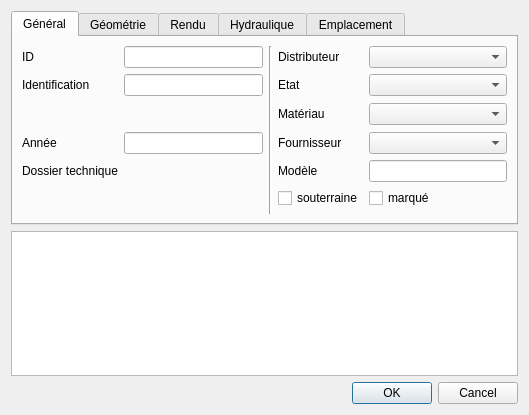
<?xml version="1.0" encoding="UTF-8"?>
<ui version="4.0">
 <class>Dialog</class>
 <widget class="QDialog" name="Dialog">
  <property name="geometry">
   <rect>
    <x>0</x>
    <y>0</y>
    <width>529</width>
    <height>415</height>
   </rect>
  </property>
  <property name="windowTitle">
   <string>Hydrantes</string>
  </property>
  <layout class="QGridLayout" name="gridLayout">
   <item row="11" column="0">
    <widget class="QDialogButtonBox" name="buttonBox">
     <property name="orientation">
      <enum>Qt::Horizontal</enum>
     </property>
     <property name="standardButtons">
      <set>QDialogButtonBox::Cancel|QDialogButtonBox::Ok</set>
     </property>
    </widget>
   </item>
   <item row="0" column="0">
    <widget class="QTabWidget" name="tabWidget">
     <property name="currentIndex">
      <number>0</number>
     </property>
     <widget class="QWidget" name="tab">
      <attribute name="title">
       <string>Général</string>
      </attribute>
      <layout class="QGridLayout" name="gridLayout_3">
       <item row="1" column="1">
        <widget class="QLineEdit" name="identification"/>
       </item>
       <item row="1" column="0">
        <widget class="QLabel" name="label_2">
         <property name="text">
          <string>Identification</string>
         </property>
        </widget>
       </item>
       <item row="0" column="2" rowspan="7">
        <widget class="Line" name="line_2">
         <property name="orientation">
          <enum>Qt::Vertical</enum>
         </property>
        </widget>
       </item>
       <item row="0" column="0">
        <widget class="QLabel" name="label">
         <property name="text">
          <string>ID</string>
         </property>
        </widget>
       </item>
       <item row="0" column="1">
        <widget class="QLineEdit" name="id">
         <property name="enabled">
          <bool>true</bool>
         </property>
         <property name="readOnly">
          <bool>true</bool>
         </property>
        </widget>
       </item>
       <item row="0" column="3">
        <widget class="QLabel" name="label_16">
         <property name="text">
          <string>Distributeur</string>
         </property>
        </widget>
       </item>
       <item row="0" column="4">
        <widget class="QComboBox" name="fk_distributor"/>
       </item>
       <item row="1" column="4">
        <widget class="QComboBox" name="fk_status"/>
       </item>
       <item row="1" column="3">
        <widget class="QLabel" name="label_8">
         <property name="text">
          <string>Etat</string>
         </property>
        </widget>
       </item>
       <item row="3" column="4">
        <widget class="QComboBox" name="fk_provider"/>
       </item>
       <item row="3" column="3">
        <widget class="QLabel" name="label_10">
         <property name="text">
          <string>Fournisseur</string>
         </property>
        </widget>
       </item>
       <item row="4" column="4">
        <widget class="QLineEdit" name="model"/>
       </item>
       <item row="4" column="3">
        <widget class="QLabel" name="label_20">
         <property name="text">
          <string>Modèle</string>
         </property>
        </widget>
       </item>
       <item row="5" column="3">
        <widget class="QCheckBox" name="underground">
         <property name="text">
          <string>souterraine</string>
         </property>
        </widget>
       </item>
       <item row="3" column="0">
        <widget class="QLabel" name="label_7">
         <property name="text">
          <string>Année</string>
         </property>
        </widget>
       </item>
       <item row="3" column="1">
        <widget class="QLineEdit" name="year"/>
       </item>
       <item row="2" column="1">
        <spacer name="verticalSpacer">
         <property name="orientation">
          <enum>Qt::Vertical</enum>
         </property>
         <property name="sizeHint" stdset="0">
          <size>
           <width>20</width>
           <height>40</height>
          </size>
         </property>
        </spacer>
       </item>
       <item row="2" column="4">
        <widget class="QComboBox" name="fk_material"/>
       </item>
       <item row="2" column="3">
        <widget class="QLabel" name="label_3">
         <property name="text">
          <string>Matériau</string>
         </property>
        </widget>
       </item>
       <item row="4" column="1" rowspan="2">
        <widget class="QgsRelationReferenceWidget" name="fk_folder"/>
       </item>
       <item row="4" column="0">
        <widget class="QLabel" name="label_4">
         <property name="text">
          <string>Dossier technique</string>
         </property>
        </widget>
       </item>
       <item row="5" column="4">
        <widget class="QCheckBox" name="marked">
         <property name="text">
          <string>marqué</string>
         </property>
        </widget>
       </item>
      </layout>
     </widget>
     <widget class="QWidget" name="tab_2">
      <attribute name="title">
       <string>Géométrie</string>
      </attribute>
      <layout class="QGridLayout" name="gridLayout_2">
       <item row="3" column="4">
        <widget class="QLineEdit" name="_districts">
         <property name="enabled">
          <bool>true</bool>
         </property>
         <property name="readOnly">
          <bool>true</bool>
         </property>
        </widget>
       </item>
       <item row="0" column="2" rowspan="5">
        <widget class="Line" name="line">
         <property name="orientation">
          <enum>Qt::Vertical</enum>
         </property>
        </widget>
       </item>
       <item row="5" column="1">
        <spacer name="verticalSpacer_3">
         <property name="orientation">
          <enum>Qt::Vertical</enum>
         </property>
         <property name="sizeHint" stdset="0">
          <size>
           <width>20</width>
           <height>40</height>
          </size>
         </property>
        </spacer>
       </item>
       <item row="4" column="1">
        <widget class="QComboBox" name="fk_precision">
         <property name="sizeAdjustPolicy">
          <enum>QComboBox::AdjustToContents</enum>
         </property>
        </widget>
       </item>
       <item row="4" column="0">
        <widget class="QLabel" name="label_19">
         <property name="text">
          <string>Précision</string>
         </property>
        </widget>
       </item>
       <item row="4" column="4">
        <widget class="QComboBox" name="fk_pressurezone">
         <property name="enabled">
          <bool>false</bool>
         </property>
        </widget>
       </item>
       <item row="4" column="3">
        <widget class="QLabel" name="label_14">
         <property name="text">
          <string>Zone de pression</string>
         </property>
        </widget>
       </item>
       <item row="2" column="4">
        <widget class="QLineEdit" name="_printmaps">
         <property name="enabled">
          <bool>true</bool>
         </property>
         <property name="readOnly">
          <bool>true</bool>
         </property>
        </widget>
       </item>
       <item row="3" column="3">
        <widget class="QLabel" name="label_12">
         <property name="text">
          <string>Communes</string>
         </property>
        </widget>
       </item>
       <item row="2" column="3">
        <widget class="QLabel" name="label_15">
         <property name="text">
          <string>Folios</string>
         </property>
        </widget>
       </item>
       <item row="1" column="0">
        <widget class="QLabel" name="label_5">
         <property name="text">
          <string>Altitude réelle</string>
         </property>
        </widget>
       </item>
       <item row="1" column="1">
        <widget class="QLineEdit" name="altitude"/>
       </item>
       <item row="1" column="3">
        <widget class="QLabel" name="label_11">
         <property name="text">
          <string>Noeud</string>
         </property>
        </widget>
       </item>
       <item row="1" column="4">
        <widget class="QLineEdit" name="fk_node">
         <property name="enabled">
          <bool>true</bool>
         </property>
         <property name="readOnly">
          <bool>true</bool>
         </property>
        </widget>
       </item>
       <item row="2" column="1">
        <widget class="QComboBox" name="fk_precisionalti"/>
       </item>
       <item row="2" column="0">
        <widget class="QLabel" name="label_6">
         <property name="text">
          <string>Précision alti.</string>
         </property>
        </widget>
       </item>
       <item row="3" column="1">
        <widget class="QComboBox" name="fk_object_reference"/>
       </item>
       <item row="3" column="0">
        <widget class="QLabel" name="label_9">
         <property name="text">
          <string>Pt. de réf.</string>
         </property>
        </widget>
       </item>
      </layout>
     </widget>
     <widget class="QWidget" name="tab_3">
      <attribute name="title">
       <string>Rendu</string>
      </attribute>
      <layout class="QGridLayout" name="gridLayout_4">
       <item row="0" column="0">
        <widget class="QGroupBox" name="groupBox">
         <property name="title">
          <string>Label</string>
         </property>
         <layout class="QGridLayout" name="gridLayout_5">
          <item row="4" column="0">
           <spacer name="verticalSpacer_2">
            <property name="orientation">
             <enum>Qt::Vertical</enum>
            </property>
            <property name="sizeHint" stdset="0">
             <size>
              <width>20</width>
              <height>10</height>
             </size>
            </property>
           </spacer>
          </item>
          <item row="0" column="0">
           <widget class="QLabel" name="label_13">
            <property name="text">
             <string>1/250</string>
            </property>
           </widget>
          </item>
          <item row="2" column="1">
           <widget class="QComboBox" name="label_2_visible">
            <property name="sizeAdjustPolicy">
             <enum>QComboBox::AdjustToContents</enum>
            </property>
           </widget>
          </item>
          <item row="0" column="1">
           <widget class="QComboBox" name="label_1_visible">
            <property name="sizeAdjustPolicy">
             <enum>QComboBox::AdjustToContents</enum>
            </property>
           </widget>
          </item>
          <item row="2" column="0">
           <widget class="QLabel" name="label_17">
            <property name="text">
             <string>1/5000</string>
            </property>
           </widget>
          </item>
          <item row="0" column="2">
           <widget class="QLineEdit" name="label_1_text"/>
          </item>
          <item row="2" column="2">
           <widget class="QLineEdit" name="label_2_text"/>
          </item>
         </layout>
        </widget>
       </item>
      </layout>
     </widget>
     <widget class="QWidget" name="tab_4">
      <attribute name="title">
       <string>Hydraulique</string>
      </attribute>
      <layout class="QGridLayout" name="gridLayout_7">
       <item row="1" column="2">
        <spacer name="horizontalSpacer">
         <property name="orientation">
          <enum>Qt::Horizontal</enum>
         </property>
         <property name="sizeHint" stdset="0">
          <size>
           <width>40</width>
           <height>20</height>
          </size>
         </property>
        </spacer>
       </item>
       <item row="1" column="0">
        <widget class="QLabel" name="label_22">
         <property name="text">
          <string>Pression dynamique</string>
         </property>
        </widget>
       </item>
       <item row="5" column="0">
        <spacer name="verticalSpacer_4">
         <property name="orientation">
          <enum>Qt::Vertical</enum>
         </property>
         <property name="sizeHint" stdset="0">
          <size>
           <width>20</width>
           <height>40</height>
          </size>
         </property>
        </spacer>
       </item>
       <item row="3" column="0">
        <widget class="QLabel" name="label_24">
         <property name="text">
          <string>Mesuré le</string>
         </property>
        </widget>
       </item>
       <item row="0" column="1">
        <widget class="QLineEdit" name="pressure_static"/>
       </item>
       <item row="2" column="1">
        <widget class="QLineEdit" name="flow"/>
       </item>
       <item row="1" column="1">
        <widget class="QLineEdit" name="pressure_dynamic"/>
       </item>
       <item row="2" column="0">
        <widget class="QLabel" name="label_23">
         <property name="text">
          <string>Débit</string>
         </property>
        </widget>
       </item>
       <item row="0" column="0">
        <widget class="QLabel" name="label_21">
         <property name="text">
          <string>Pression statique</string>
         </property>
        </widget>
       </item>
       <item row="4" column="0">
        <widget class="QLabel" name="label_25">
         <property name="text">
          <string>Mesuré par</string>
         </property>
        </widget>
       </item>
       <item row="3" column="1">
        <widget class="QDateEdit" name="observation_date"/>
       </item>
       <item row="4" column="1">
        <widget class="QLineEdit" name="observation_source"/>
       </item>
      </layout>
     </widget>
     <widget class="QWidget" name="tab_5">
      <attribute name="title">
       <string>Emplacement</string>
      </attribute>
      <layout class="QGridLayout" name="gridLayout_8">
       <item row="0" column="0">
        <layout class="QVBoxLayout" name="verticalLayout">
         <item>
          <widget class="QListWidget" name="fk_locationtype"/>
         </item>
        </layout>
       </item>
      </layout>
     </widget>
    </widget>
   </item>
   <item row="10" column="0">
    <widget class="QPlainTextEdit" name="remark"/>
   </item>
  </layout>
 </widget>
 <customwidgets>
  <customwidget>
   <class>QgsRelationReferenceWidget</class>
   <extends>QWidget</extends>
   <header>qgsrelationreferencewidget.h</header>
  </customwidget>
 </customwidgets>
 <resources/>
 <connections>
  <connection>
   <sender>buttonBox</sender>
   <signal>accepted()</signal>
   <receiver>Dialog</receiver>
   <slot>accept()</slot>
   <hints>
    <hint type="sourcelabel">
     <x>248</x>
     <y>254</y>
    </hint>
    <hint type="destinationlabel">
     <x>157</x>
     <y>274</y>
    </hint>
   </hints>
  </connection>
  <connection>
   <sender>buttonBox</sender>
   <signal>rejected()</signal>
   <receiver>Dialog</receiver>
   <slot>reject()</slot>
   <hints>
    <hint type="sourcelabel">
     <x>316</x>
     <y>260</y>
    </hint>
    <hint type="destinationlabel">
     <x>286</x>
     <y>274</y>
    </hint>
   </hints>
  </connection>
 </connections>
</ui>
